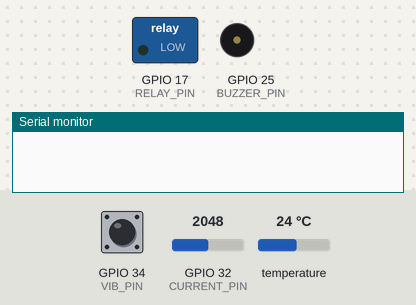
Recording of a sketch running on a simulated ESP32. On the bench: switched loads named in the sketch (green lamp = pin HIGH), buzzer (waves = sounding, pin HIGH), the last lines printed to the serial monitor. The inputs (shaded band) are chosen by the test bench; at power-on: GPIO 32 (CURRENT_PIN) = 2048, GPIO 34 (VIB_PIN) HIGH, temperature 24 °C. WiFi joins after 1.5 s; servers stay silent unless stated.

Above: at 0.1 s.
At 2.6 s:
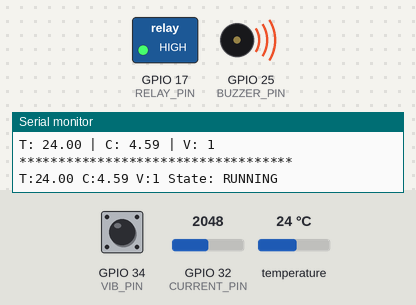
Timing chart, 0 to 4.1 s (numbered marks = the images above):
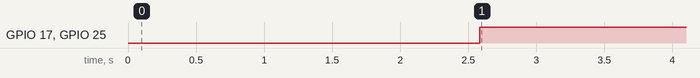

The sketch:

predictive_maintenance.ino
```cpp
#define BLYNK_TEMPLATE_ID "TMPL3Gn4qKkTU"
#define BLYNK_TEMPLATE_NAME "notification"
#define BLYNK_AUTH_TOKEN "-udRq3DhcRNrMNwxtWSKYfU8gyJIHGcV"

#include <WiFi.h>
#include <BlynkSimpleEsp32.h>
#include <OneWire.h>
#include <DallasTemperature.h>

char ssid[] = "neha";
char pass[] = "123456789";

#define TEMP_PIN 5
#define RELAY_PIN 17
#define VIB_PIN 34
#define CURRENT_PIN 32
#define BUZZER_PIN 25

OneWire oneWire(TEMP_PIN);
DallasTemperature sensors(&oneWire);

bool isMotorFaulted = false;

void setup() {
  Serial.begin(115200);
  pinMode(RELAY_PIN, OUTPUT);
  pinMode(VIB_PIN, INPUT); // Pin 34 is Input-only
  pinMode(BUZZER_PIN, OUTPUT);

  // Start with Motor ON (Relay LOW for Active-Low)
  digitalWrite(RELAY_PIN, LOW);
  sensors.begin();

  // Robust connection method
  Blynk.begin(BLYNK_AUTH_TOKEN, ssid, pass);

  // TEST: If you see this on your phone, the connection is working!
  Blynk.logEvent("notification", "System Started - Monitoring Active");
  Serial.println("System Online");
}

void loop() {
  Blynk.run();

  if (!isMotorFaulted) {
    // 1. Temperature Sensing
    sensors.requestTemperatures();
    float avgTemp = sensors.getTempCByIndex(0);

    // 2. Vibration Sensing (Checking twice to ensure we catch it)
    int vib = digitalRead(VIB_PIN);
    if (vib == LOW) { delay(2); vib = digitalRead(VIB_PIN); }

    // 3. Current Sensing
    float curSum = 0;
    for(int i=0; i<10; i++) {
      curSum += abs(((analogRead(CURRENT_PIN) / 4095.0 * 3.3) - 2.5) / 0.185);
    }
    float avgCurrent = curSum / 10.0;

    // 4. Fault Logic
    if (avgTemp > 34.35 || avgCurrent > 0.6 || vib == HIGH) {
       isMotorFaulted = true;

       digitalWrite(RELAY_PIN, HIGH); // STOP MOTOR
       digitalWrite(BUZZER_PIN, HIGH);

       // Send critical notification
       Blynk.logEvent("notification", "CRITICAL FAULT: Motor Permanent Shutdown");

       Serial.println("\n***********************************");
       Serial.println("FAULT DETECTED: SYSTEM SHUTDOWN");
       Serial.printf("T: %.2f | C: %.2f | V: %d\n", avgTemp, avgCurrent, vib);
       Serial.println("***********************************");
    }

    // 5. Dashboard (Stops after fault)
    static unsigned long debugTimer = 0;
    if (millis() - debugTimer > 1000) {
      Serial.print("T:"); Serial.print(avgTemp);
      Serial.print(" C:"); Serial.print(avgCurrent);
      Serial.print(" V:"); Serial.print(vib);
      Serial.println(" State: RUNNING");
      debugTimer = millis();
    }
  }
  else {
    digitalWrite(RELAY_PIN, HIGH); // Ensure motor stays off
  }
}
```

Measured:
- by itself, GPIO 17 (RELAY_PIN), GPIO 25 (BUZZER_PIN): LOW → HIGH at 2.6 s
